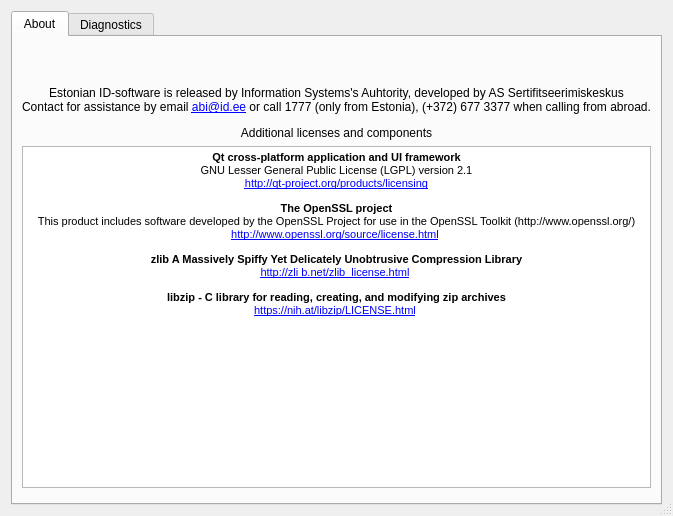
<?xml version="1.0" encoding="UTF-8"?>
<ui version="4.0">
 <class>AboutDialog</class>
 <widget class="QDialog" name="AboutDialog">
  <property name="geometry">
   <rect>
    <x>0</x>
    <y>0</y>
    <width>673</width>
    <height>516</height>
   </rect>
  </property>
  <property name="windowTitle">
   <string>About</string>
  </property>
  <property name="sizeGripEnabled">
   <bool>true</bool>
  </property>
  <layout class="QVBoxLayout" name="mainLayout">
   <item>
    <widget class="QTabWidget" name="tabWidget">
     <property name="currentIndex">
      <number>0</number>
     </property>
     <property name="elideMode">
      <enum>Qt::ElideMiddle</enum>
     </property>
     <widget class="QWidget" name="aboutTab">
      <attribute name="title">
       <string>About</string>
      </attribute>
      <layout class="QVBoxLayout" name="aboutLayout">
       <item>
        <widget class="QLabel" name="elLogo">
         <property name="pixmap">
          <pixmap resource="../../../images/images.qrc">:/images/EL_Regionaalareng_horisontaal.png</pixmap>
         </property>
         <property name="alignment">
          <set>Qt::AlignCenter</set>
         </property>
        </widget>
       </item>
       <item>
        <widget class="QLabel" name="version">
         <property name="textFormat">
          <enum>Qt::RichText</enum>
         </property>
         <property name="alignment">
          <set>Qt::AlignCenter</set>
         </property>
         <property name="openExternalLinks">
          <bool>true</bool>
         </property>
         <property name="textInteractionFlags">
          <set>Qt::TextBrowserInteraction</set>
         </property>
        </widget>
       </item>
       <item>
        <widget class="QLabel" name="label">
         <property name="text">
          <string>&lt;p&gt;Estonian ID-software is released by Information Systems's Auhtority, developed by AS Sertifitseerimiskeskus&lt;br /&gt;
Contact for assistance by email &lt;a href=&quot;mailto:abi@id.ee&quot;&gt;abi@id.ee&lt;/a&gt; or call 1777 (only from Estonia), (+372) 677 3377 when calling from abroad.&lt;/p&gt;
Additional licenses and components</string>
         </property>
         <property name="alignment">
          <set>Qt::AlignCenter</set>
         </property>
         <property name="wordWrap">
          <bool>true</bool>
         </property>
        </widget>
       </item>
       <item>
        <widget class="QTextBrowser" name="licenses">
         <property name="readOnly">
          <bool>true</bool>
         </property>
         <property name="html">
          <string notr="true">&lt;!DOCTYPE HTML PUBLIC &quot;-//W3C//DTD HTML 4.0//EN&quot; &quot;http://www.w3.org/TR/REC-html40/strict.dtd&quot;&gt;
&lt;html&gt;&lt;head&gt;&lt;meta name=&quot;qrichtext&quot; content=&quot;1&quot; /&gt;&lt;style type=&quot;text/css&quot;&gt;
p, li { white-space: pre-wrap; }
&lt;/style&gt;&lt;/head&gt;&lt;body style=&quot; font-family:'MS Shell Dlg 2'; font-size:8.25pt; font-weight:400; font-style:normal;&quot;&gt;
&lt;p align=&quot;center&quot; style=&quot; margin-top:12px; margin-bottom:12px; margin-left:0px; margin-right:0px; -qt-block-indent:0; text-indent:0px;&quot;&gt;&lt;span style=&quot; font-weight:600;&quot;&gt;Qt cross-platform application and UI framework&lt;/span&gt;&lt;br /&gt;GNU Lesser General Public License (LGPL) version 2.1&lt;br /&gt;&lt;a href=&quot;http://qt-project.org/products/licensing&quot;&gt;&lt;span style=&quot; text-decoration: underline; color:#0000ff;&quot;&gt;http://qt-project.org/products/licensing&lt;/span&gt;&lt;/a&gt;&lt;/p&gt;
&lt;p align=&quot;center&quot; style=&quot; margin-top:12px; margin-bottom:12px; margin-left:0px; margin-right:0px; -qt-block-indent:0; text-indent:0px;&quot;&gt;&lt;span style=&quot; font-weight:600;&quot;&gt;The OpenSSL project&lt;/span&gt;&lt;br /&gt;This product includes software developed by the OpenSSL Project for use in the OpenSSL Toolkit (http://www.openssl.org/)&lt;br /&gt;&lt;a href=&quot;http://www.openssl.org/source/license.html&quot;&gt;&lt;span style=&quot; text-decoration: underline; color:#0000ff;&quot;&gt;http://www.openssl.org/source/license.html&lt;/span&gt;&lt;/a&gt; &lt;/p&gt;
&lt;p align=&quot;center&quot; style=&quot; margin-top:12px; margin-bottom:12px; margin-left:0px; margin-right:0px; -qt-block-indent:0; text-indent:0px;&quot;&gt;&lt;span style=&quot; font-weight:600;&quot;&gt;zlib A Massively Spiffy Yet Delicately Unobtrusive Compression Library&lt;/span&gt;&lt;br /&gt;&lt;a href=&quot;http://zlib.net/zlib_license.html&quot;&gt;&lt;span style=&quot; text-decoration: underline; color:#0000ff;&quot;&gt;http://zli b.net/zlib_license.html&lt;/span&gt;&lt;/a&gt; &lt;/p&gt;
&lt;p align=&quot;center&quot; style=&quot; margin-top:12px; margin-bottom:12px; margin-left:0px; margin-right:0px; -qt-block-indent:0; text-indent:0px;&quot;&gt;&lt;span style=&quot; font-weight:600;&quot;&gt;libzip - C library for reading, creating, and modifying zip archives&lt;/span&gt;&lt;br /&gt;&lt;a href=&quot;http://www.openssl.org/source/license.html&quot;&gt;&lt;span style=&quot; text-decoration: underline; color:#0000ff;&quot;&gt;https://nih.at/libzip/LICENSE.html&lt;/span&gt;&lt;/a&gt; &lt;/p&gt;&lt;/body&gt;&lt;/html&gt;</string>
         </property>
         <property name="openExternalLinks">
          <bool>true</bool>
         </property>
        </widget>
       </item>
       <item>
        <widget class="QDialogButtonBox" name="buttonBox">
         <property name="standardButtons">
          <set>QDialogButtonBox::NoButton</set>
         </property>
        </widget>
       </item>
      </layout>
     </widget>
     <widget class="QWidget" name="diagnosticsTab">
      <attribute name="title">
       <string>Diagnostics</string>
      </attribute>
      <layout class="QVBoxLayout" name="diagnosticsLayout">
       <item>
        <widget class="QTextBrowser" name="diagnostics"/>
       </item>
       <item>
        <widget class="QDialogButtonBox" name="buttonBox1">
         <property name="standardButtons">
          <set>QDialogButtonBox::Close|QDialogButtonBox::Save</set>
         </property>
        </widget>
       </item>
      </layout>
     </widget>
    </widget>
   </item>
  </layout>
 </widget>
 <resources>
  <include location="../../../images/images.qrc"/>
  <include location="images/common_images.qrc"/>
 </resources>
 <connections>
  <connection>
   <sender>buttonBox1</sender>
   <signal>rejected()</signal>
   <receiver>AboutDialog</receiver>
   <slot>reject()</slot>
   <hints>
    <hint type="sourcelabel">
     <x>423</x>
     <y>482</y>
    </hint>
    <hint type="destinationlabel">
     <x>670</x>
     <y>55</y>
    </hint>
   </hints>
  </connection>
  <connection>
   <sender>buttonBox1</sender>
   <signal>accepted()</signal>
   <receiver>AboutDialog</receiver>
   <slot>saveDiagnostics()</slot>
   <hints>
    <hint type="sourcelabel">
     <x>460</x>
     <y>481</y>
    </hint>
    <hint type="destinationlabel">
     <x>667</x>
     <y>402</y>
    </hint>
   </hints>
  </connection>
  <connection>
   <sender>buttonBox</sender>
   <signal>rejected()</signal>
   <receiver>AboutDialog</receiver>
   <slot>reject()</slot>
   <hints>
    <hint type="sourcelabel">
     <x>376</x>
     <y>472</y>
    </hint>
    <hint type="destinationlabel">
     <x>376</x>
     <y>257</y>
    </hint>
   </hints>
  </connection>
 </connections>
 <slots>
  <slot>saveDiagnostics()</slot>
 </slots>
</ui>
